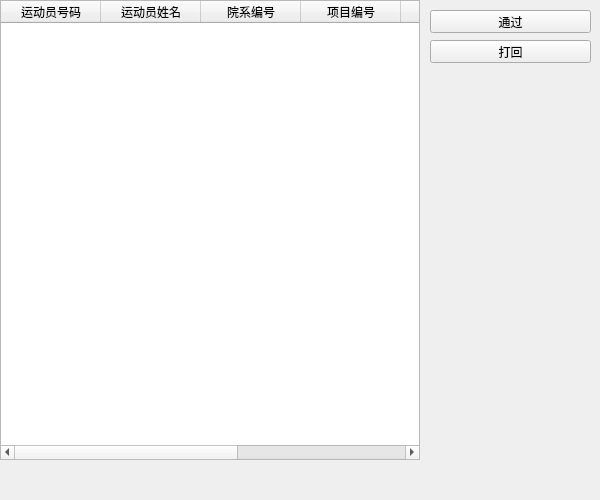
<?xml version="1.0" encoding="UTF-8"?>
<ui version="4.0">
 <class>sys_admin_review_results</class>
 <widget class="QWidget" name="sys_admin_review_results">
  <property name="geometry">
   <rect>
    <x>0</x>
    <y>0</y>
    <width>600</width>
    <height>500</height>
   </rect>
  </property>
  <property name="windowTitle">
   <string>sys_admin_review_results</string>
  </property>
  <widget class="QPushButton" name="pushButton">
   <property name="geometry">
    <rect>
     <x>430</x>
     <y>10</y>
     <width>161</width>
     <height>23</height>
    </rect>
   </property>
   <property name="text">
    <string>通过</string>
   </property>
  </widget>
  <widget class="QPushButton" name="pushButton_2">
   <property name="geometry">
    <rect>
     <x>430</x>
     <y>40</y>
     <width>161</width>
     <height>23</height>
    </rect>
   </property>
   <property name="text">
    <string>打回</string>
   </property>
  </widget>
  <widget class="QTableWidget" name="tableWidget">
   <property name="geometry">
    <rect>
     <x>0</x>
     <y>0</y>
     <width>420</width>
     <height>460</height>
    </rect>
   </property>
   <column>
    <property name="text">
     <string>运动员号码</string>
    </property>
   </column>
   <column>
    <property name="text">
     <string>运动员姓名</string>
    </property>
   </column>
   <column>
    <property name="text">
     <string>院系编号</string>
    </property>
   </column>
   <column>
    <property name="text">
     <string>项目编号</string>
    </property>
   </column>
   <column>
    <property name="text">
     <string>分数</string>
    </property>
   </column>
   <column>
    <property name="text">
     <string>排名</string>
    </property>
   </column>
   <column>
    <property name="text">
     <string>状态</string>
    </property>
   </column>
  </widget>
 </widget>
 <resources/>
 <connections>
  <connection>
   <sender>pushButton</sender>
   <signal>clicked()</signal>
   <receiver>sys_admin_review_results</receiver>
   <slot>slot1()</slot>
   <hints>
    <hint type="sourcelabel">
     <x>492</x>
     <y>21</y>
    </hint>
    <hint type="destinationlabel">
     <x>597</x>
     <y>33</y>
    </hint>
   </hints>
  </connection>
  <connection>
   <sender>pushButton_2</sender>
   <signal>clicked()</signal>
   <receiver>sys_admin_review_results</receiver>
   <slot>slot2()</slot>
   <hints>
    <hint type="sourcelabel">
     <x>520</x>
     <y>49</y>
    </hint>
    <hint type="destinationlabel">
     <x>549</x>
     <y>87</y>
    </hint>
   </hints>
  </connection>
 </connections>
 <slots>
  <slot>slot1()</slot>
  <slot>slot2()</slot>
 </slots>
</ui>
